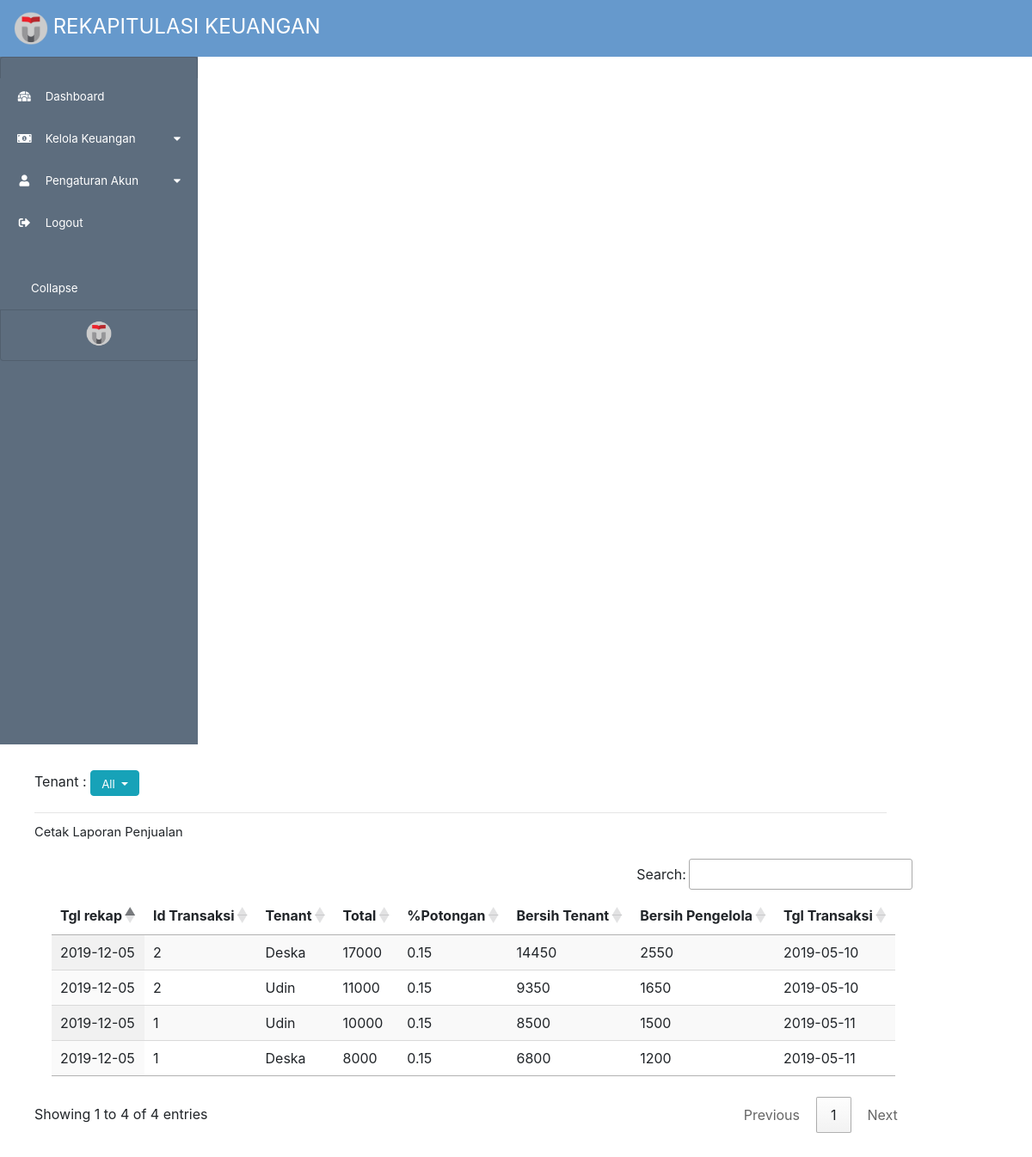
The page /index.php/k_tenant/get_all_rekap on the database its author committed.
### tables this page shows
CREATE TABLE `rekap` (
  `id_rekap` int(11) NOT NULL,
  `id_transaksi_order` int(11) NOT NULL,
  `tgl_rekap` date NOT NULL,
  `pendapatan_total` int(11) NOT NULL,
  `persen_potongan` float NOT NULL,
  `bersih_tenant` float NOT NULL,
  `bersih_pengelola` float NOT NULL,
  `waktu_transaksi` date NOT NULL,
  `id_tenant` int(11) NOT NULL
);

CREATE TABLE `tenant` (
  `id_tenant` int(11) NOT NULL,
  `nama_tenant` varchar(20) NOT NULL,
  `no_hp` varchar(15) NOT NULL,
  `kategori_tenant` varchar(10) NOT NULL
);

### application/controllers/K_tenant.php (called while the page is built, shortened)
<?php
class K_tenant extends CI_Controller
{
	function __construct()
	{
		$this->load->model('ten_mod');
	}
	public function get_all_rekap()
	{
		$data = array();
		$data['title'] = "Rekap Keuangan";
		$data['rekap'] = $this->ten_mod->get_rekap();
		$data['tenant'] = $this->ten_mod->get_tenant();
		$this->load->view('page_kelola_rekap', $data);
	}
}

### index.php (called while the page is built, shortened)
<?php
require_once BASEPATH.'core/CodeIgniter.php';

### application/models/ten_mod.php (called while the page is built, shortened)
<?php
class ten_mod extends CI_Model
{
    public function get_rekap()
    {
        $this->db->from('rekap');
        $this->db->join('tenant', 'rekap.id_tenant=tenant.id_tenant');
        $query = $this->db->get();
        return $query->result_array();
    }
}

### application/views/page_kelola_rekap.php (the view, shortened to what this page needs)
<!DOCTYPE html>
<html lang="en">
<head>
    <?php include "bootstrap_css.php" ?>
    <link rel="stylesheet" href="<?php echo base_url(); ?>assets/css/kelola_tenant.css" ?>
    <link rel="stylesheet" href="https://cdn.datatables.net/1.10.19/css/jquery.dataTables.min.css">
    <link rel="stylesheet" href="https://cdn.datatables.net/buttons/1.5.6/css/buttons.dataTables.min.css">
</head>
<body>
    <?php include "user_navbar.php" ?>
    <?php include "sidebar.php" ?>
    <section style="margin:30px 40px;">
        <div class="dropdown" style="margin:0 30px 20px 0px;">
            <label for="">Tenant : </label>
            <button class=" btn dropdown-toggle btn-info" type="button" id="dropdownMenu1" data-toggle="dropdown" aria-haspopup="true" aria-expanded="false" style="height:30px; font-size:10pt; ">
                All
            </button>
            <hr style="margin-bottom:-15px;">
            <br><label for="" style="margin-bottom:-100px; margin-top:0px; font-size:11pt;">Cetak Laporan Penjualan</label>
        </div>
        <table id="examples" class=" display nowrap" style="width:95%; margin:20px 20px;">
            <thead>
                <tr>
                    <th>Tgl rekap</th>
                    <th>Id Transaksi</th>
                    <th>Tenant</th>
                    <th>Total</th>
                    <th>%Potongan</th>
                    <th>Bersih Tenant</th>
                    <th> Bersih Pengelola</th>
                    <th> Tgl Transaksi</th>
                </tr>
            </thead>
            <tbody>
                <?php foreach ($rekap as $rek) { ?>
                    <tr>
                        <td><?php echo $rek['tgl_rekap']; ?> </td>
                        <td><?php echo $rek['id_transaksi_order']; ?> </td>
                        <td><?php echo $rek['nama_tenant']; ?></td>
                        <td><?php echo $rek['pendapatan_total']; ?></td>
                        <td><?php echo $rek['persen_potongan']; ?></td>
                        <td><?php echo $rek['bersih_tenant']; ?></td>
                        <td><?php echo $rek['bersih_pengelola']; ?></td>
                        <td><?php echo $rek['waktu_transaksi']; ?></td>
                    </tr>
                <?php } ?>
            </tbody>
        </table>
    </section>
</body>
</html>

### rows shown on the page
rekap: tgl_rekap "2019-12-05", id_transaksi_order "2", id_tenant.nama_tenant "Deska", pendapatan_total "17000", persen_potongan "0.15", bersih_tenant "14450", bersih_pengelola "2550", waktu_transaksi "2019-05-10"
rekap: tgl_rekap "2019-12-05", id_transaksi_order "2", id_tenant.nama_tenant "Udin", pendapatan_total "11000", persen_potongan "0.15", bersih_tenant "9350", bersih_pengelola "1650", waktu_transaksi "2019-05-10"
rekap: tgl_rekap "2019-12-05", id_transaksi_order "1", id_tenant.nama_tenant "Udin", pendapatan_total "10000", persen_potongan "0.15", bersih_tenant "8500", bersih_pengelola "1500", waktu_transaksi "2019-05-11"
rekap: tgl_rekap "2019-12-05", id_transaksi_order "1", id_tenant.nama_tenant "Deska", pendapatan_total "8000", persen_potongan "0.15", bersih_tenant "6800", bersih_pengelola "1200", waktu_transaksi "2019-05-11"
